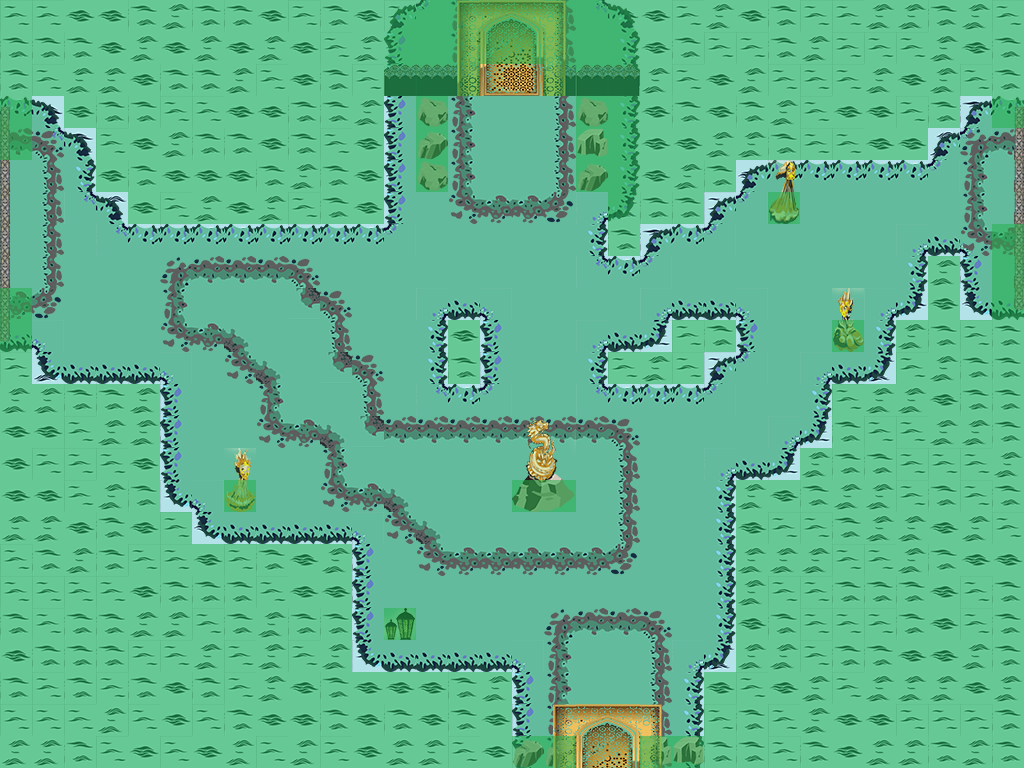

This game map was drawn from its Tiled (.tmx) file and the tilesets committed beside it. A one-line description and the trimmed map source follow:
An orthogonal 32x24 tile map with 32x32 px tiles, 10 tile layers (Background, Ground, Overground, GroundObjects, ...), 8 tilesets and 12 objects (Player).

<map version="1.0" orientation="orthogonal" renderorder="right-down" width="32" height="24" tilewidth="32" tileheight="32" nextobjectid="20">
 <properties>
  <property name="unity:resource" value="True" />
 </properties>
 <tileset firstgid="1" name="coll" tilewidth="32" tileheight="32" tilecount="1" columns="1">
  <image source="../img/coll.png" width="32" height="32" />
  <tile id="0">
   <objectgroup draworder="index">
    <object id="1" x="0" y="0" width="32" height="32" />
   </objectgroup>
  </tile>
 </tileset>
 <tileset firstgid="2" name="coll_right" tilewidth="32" tileheight="32" tilecount="1" columns="1">
  <image source="../img/coll_right.png" width="32" height="32" />
  <tile id="0">
   <objectgroup draworder="index">
    <object id="1" x="16" y="0" width="16" height="32" />
   </objectgroup>
  </tile>
 </tileset>
 <tileset firstgid="3" name="coll_left" tilewidth="32" tileheight="32" tilecount="1" columns="1">
  <image source="../img/coll_left.png" width="32" height="32" />
  <tile id="0">
   <objectgroup draworder="index">
    <object id="1" x="0" y="0" width="16" height="32" />
   </objectgroup>
  </tile>
 </tileset>
 <tileset firstgid="4" name="obj1" tilewidth="32" tileheight="32" tilecount="36" columns="12">
  <image source="../img/Holy Waters/w_obj1.png" width="384" height="96" />
 </tileset>
 <tileset firstgid="40" name="obj2" tilewidth="32" tileheight="32" tilecount="36" columns="12">
  <image source="../img/Holy Waters/w_obj2.png" width="384" height="96" />
 </tileset>
 <tileset firstgid="76" name="terrain" tilewidth="32" tileheight="32" tilecount="36" columns="12">
  <image source="../img/Holy Waters/w_terrain.png" width="384" height="96" />
  <terraintypes>
   <terrain name="water_terrain" tile="13" />
  </terraintypes>
  <tile id="0" terrain=",,,0" />
  <tile id="1" terrain=",,0,0" />
  <tile id="2" terrain=",,0," />
  <tile id="10" terrain="0,0,0," />
  <tile id="11" terrain="0,0,,0" />
  <tile id="12" terrain=",0,,0" />
  <tile id="13" terrain="0,0,0,0" />
  <tile id="14" terrain="0,,0," />
  <tile id="22" terrain="0,,0,0" />
  <tile id="23" terrain=",0,0,0" />
  <tile id="24" terrain=",0,," />
  <tile id="25" terrain="0,0,," />
  <tile id="26" terrain="0,,," />
 </tileset>
 <tileset firstgid="112" name="terrain2" tilewidth="32" tileheight="32" tilecount="36" columns="12">
  <image source="../img/Holy Waters/w_terrain2.png" width="384" height="96" />
  <terraintypes>
   <terrain name="terrain2" tile="13" />
  </terraintypes>
  <tile id="0" terrain=",,,0" />
  <tile id="1" terrain=",,0,0" />
  <tile id="2" terrain=",,0," />
  <tile id="10" terrain="0,0,0," />
  <tile id="11" terrain="0,0,,0" />
  <tile id="12" terrain=",0,,0" />
  <tile id="13" terrain="0,0,0,0" />
  <tile id="14" terrain="0,,0," />
  <tile id="22" terrain="0,,0,0" />
  <tile id="23" terrain=",0,0,0" />
  <tile id="24" terrain=",0,," />
  <tile id="25" terrain="0,0,," />
  <tile id="26" terrain="0,,," />
 </tileset>
 <tileset firstgid="148" name="water" tilewidth="32" tileheight="32" tilecount="36" columns="12">
  <image source="../img/Holy Waters/waters.png" width="384" height="96" />
  <terraintypes>
   <terrain name="water" tile="16" />
  </terraintypes>
  <tile id="0" terrain=",,,0" />
  <tile id="1" terrain=",,0,0" />
  <tile id="2" terrain=",,0," />
  <tile id="10" terrain="0,0,0," />
  <tile id="11" terrain="0,0,,0" />
  <tile id="12" terrain=",0,,0" />
  <tile id="13" terrain="0,0,0,0" />
  <tile id="14" terrain="0,,0," />
  <tile id="22" terrain="0,,0,0" />
  <tile id="23" terrain=",0,0,0" />
  <tile id="24" terrain=",0,," />
  <tile id="25" terrain="0,0,," />
  <tile id="26" terrain="0,,," />
 </tileset>
 <layer name="Background" width="32" height="24">
  <properties>
   <property name="unity:sortingLayerName" value="Background" />
  </properties>
  <data>[768 cells, 768 non-empty, 4 distinct tile ids]</data>
 </layer>
 <layer name="Ground" width="32" height="24">
  <properties>
   <property name="unity:sortingLayerName" value="Ground" />
  </properties>
  <data>[768 cells, 396 non-empty, 13 distinct tile ids]</data>
 </layer>
 <layer name="Overground" width="32" height="24">
  <properties>
   <property name="unity:sortingLayerName" value="Overground" />
  </properties>
  <data>[768 cells, 141 non-empty, 11 distinct tile ids]</data>
 </layer>
 <layer name="GroundObjects" width="32" height="24">
  <properties>
   <property name="unity:sortingLayerName" value="GroundObjects" />
  </properties>
  <data>[768 cells, 43 non-empty, 33 distinct tile ids]</data>
 </layer>
 <layer name="TopObjects" width="32" height="24">
  <properties>
   <property name="unity:sortingLayerName" value="TopObjects" />
  </properties>
  <data>[768 cells, 12 non-empty, 12 distinct tile ids]</data>
 </layer>
 <layer name="DBNorth" width="32" height="24">
  <properties>
   <property name="unity:sortingLayerName" value="GroundObjects" />
   <property name="unity:tag" value="DBNorth" />
  </properties>
  <data>[768 cells, 6 non-empty, 6 distinct tile ids]</data>
 </layer>
 <layer name="DBSouth" width="32" height="24">
  <properties>
   <property name="unity:sortingLayerName" value="TopObjects2" />
   <property name="unity:tag" value="DBSouth" />
  </properties>
  <data>[768 cells, 4 non-empty, 4 distinct tile ids]</data>
 </layer>
 <layer name="DBWest" width="32" height="24">
  <properties>
   <property name="unity:sortingLayerName" value="GroundObjects" />
   <property name="unity:tag" value="DBWest" />
  </properties>
  <data>[768 cells, 4 non-empty, 1 distinct tile ids]</data>
 </layer>
 <layer name="DBEast" width="32" height="24">
  <properties>
   <property name="unity:sortingLayerName" value="GroundObjects" />
   <property name="unity:tag" value="DBEast" />
  </properties>
  <data>[768 cells, 3 non-empty, 1 distinct tile ids]</data>
 </layer>
 <layer name="Collision" width="32" height="24" opacity="0.54">
  <data>[768 cells, 422 non-empty, 1 distinct tile ids]</data>
 </layer>
 <objectgroup name="Spawns">
  <properties>
   <property name="unity:tag" value="SpawnLayer" />
  </properties>
  <object id="1" x="527" y="291" width="50" height="50">
   <properties>
    <property name="SpawnName" value="Basic" />
    <property name="SpawnNumber" value="1" />
   </properties>
   <ellipse />
  </object>
  <object id="3" name="Player" x="388.166" y="459.666" width="10" height="10">
   <properties>
    <property name="SpawnName" value="Player" />
    <property name="SpawnNumber" value="1" />
   </properties>
   <ellipse />
  </object>
  <object id="14" x="444.107" y="424.319" width="75" height="75">
   <properties>
    <property name="SpawnName" value="Water" />
    <property name="SpawnNumber" value="1" />
   </properties>
   <ellipse />
  </object>
  <object id="19" x="684.333" y="417.667" width="50" height="50">
   <properties>
    <property name="SpawnName" value="Basic" />
    <property name="SpawnNumber" value="1" />
   </properties>
   <ellipse />
  </object>
 </objectgroup>
 <objectgroup name="Doors">
  <properties>
   <property name="unity:tag" value="DoorsLayer" />
  </properties>
  <object id="4" x="465.151" y="26.212" width="93.1067" height="55.5607">
   <properties>
    <property name="DoorType" value="Up" />
   </properties>
  </object>
  <object id="12" x="-79.3865" y="142.469" width="92.773" height="162.727">
   <properties>
    <property name="DoorType" value="Left" />
   </properties>
  </object>
  <object id="15" x="1010.8" y="115.713" width="69.5609" height="122.576">
   <properties>
    <property name="DoorType" value="Right" />
   </properties>
  </object>
  <object id="18" x="546.114" y="754.886" width="115.773" height="55.5607">
   <properties>
    <property name="DoorType" value="Down" />
   </properties>
  </object>
 </objectgroup>
 <objectgroup name="Items">
  <object id="9" x="483.504" y="610.167" width="24" height="24">
   <properties>
    <property name="item" value="item" />
   </properties>
   <ellipse />
  </object>
 </objectgroup>
</map>
